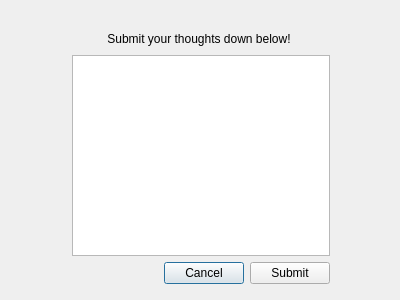
<?xml version="1.0" encoding="UTF-8"?>
<ui version="4.0">
 <class>Dialog</class>
 <widget class="QDialog" name="Dialog">
  <property name="geometry">
   <rect>
    <x>0</x>
    <y>0</y>
    <width>400</width>
    <height>300</height>
   </rect>
  </property>
  <property name="windowTitle">
   <string>Dialog</string>
  </property>
  <widget class="QLabel" name="label">
   <property name="geometry">
    <rect>
     <x>100</x>
     <y>30</y>
     <width>198</width>
     <height>17</height>
    </rect>
   </property>
   <property name="text">
    <string>Submit your thoughts down below!</string>
   </property>
   <property name="alignment">
    <set>Qt::AlignCenter</set>
   </property>
   <property name="buddy">
    <cstring>plainTextEdit</cstring>
   </property>
  </widget>
  <widget class="QWidget" name="">
   <property name="geometry">
    <rect>
     <x>72</x>
     <y>55</y>
     <width>258</width>
     <height>229</height>
    </rect>
   </property>
   <layout class="QVBoxLayout" name="verticalLayout">
    <item>
     <widget class="QPlainTextEdit" name="plainTextEdit"/>
    </item>
    <item>
     <layout class="QHBoxLayout" name="horizontalLayout_2">
      <item>
       <spacer name="horizontalSpacer">
        <property name="orientation">
         <enum>Qt::Horizontal</enum>
        </property>
        <property name="sizeHint" stdset="0">
         <size>
          <width>40</width>
          <height>20</height>
         </size>
        </property>
       </spacer>
      </item>
      <item>
       <widget class="QPushButton" name="pushButton_2">
        <property name="text">
         <string>Cancel</string>
        </property>
       </widget>
      </item>
      <item>
       <layout class="QHBoxLayout" name="horizontalLayout">
        <item>
         <widget class="QPushButton" name="pushButton">
          <property name="text">
           <string>Submit</string>
          </property>
         </widget>
        </item>
       </layout>
      </item>
     </layout>
    </item>
   </layout>
  </widget>
 </widget>
 <tabstops>
  <tabstop>plainTextEdit</tabstop>
  <tabstop>pushButton</tabstop>
 </tabstops>
 <resources/>
 <connections>
  <connection>
   <sender>pushButton</sender>
   <signal>clicked()</signal>
   <receiver>Dialog</receiver>
   <slot>accept()</slot>
   <hints>
    <hint type="sourcelabel">
     <x>278</x>
     <y>267</y>
    </hint>
    <hint type="destinationlabel">
     <x>344</x>
     <y>319</y>
    </hint>
   </hints>
  </connection>
  <connection>
   <sender>pushButton_2</sender>
   <signal>clicked()</signal>
   <receiver>pushButton_2</receiver>
   <slot>close()</slot>
   <hints>
    <hint type="sourcelabel">
     <x>191</x>
     <y>268</y>
    </hint>
    <hint type="destinationlabel">
     <x>190</x>
     <y>264</y>
    </hint>
   </hints>
  </connection>
 </connections>
</ui>
